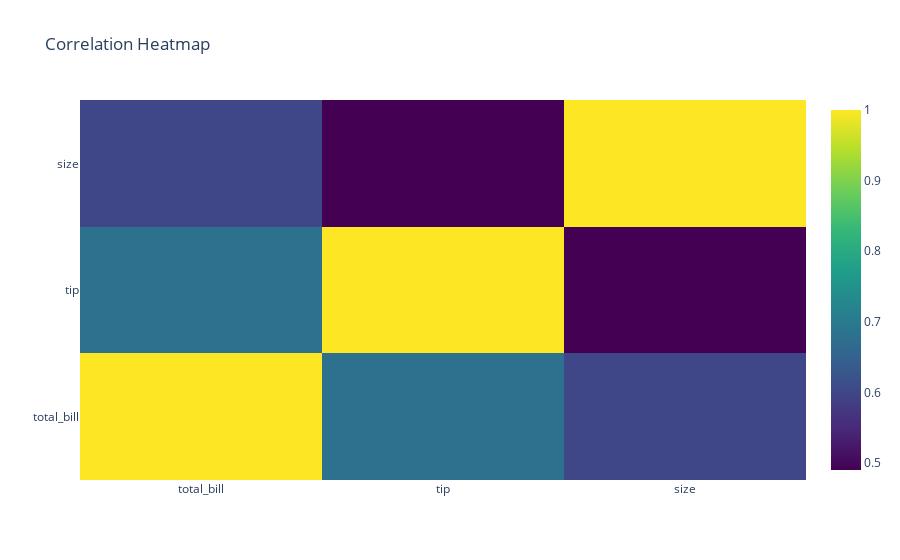

Write notebook code for a chart like this one.
### Code cell
# Correlation between numerical features
correlation = df.corr().round(2)  # Calculate correlation
fig4 = go.Figure(data=go.Heatmap(
    z=correlation.values,
    x=correlation.columns,
    y=correlation.columns,
    colorscale='viridis'))
fig4.update_layout(title="Correlation Heatmap")
fig4.show()

### Figure 1 — Plotly figure (JSON) as saved in the notebook; plotly's stock layout.template omitted (floating-point values rounded to 4 significant figures)
{"data": [{"colorscale": [[0, "#440154"], [0.1111, "#482878"], [0.2222, "#3e4989"], [0.3333, "#31688e"], [0.4444, "#26828e"], [0.5556, "#1f9e89"], [0.6667, "#35b779"], [0.7778, "#6ece58"], [0.8889, "#b5de2b"], [1, "#fde725"]], "type": "heatmap", "x": ["total_bill", "tip", "size"], "y": ["total_bill", "tip", "size"], "z": [[1, 0.68, 0.6], [0.68, 1, 0.49], [0.6, 0.49, 1]]}], "layout": {"title": {"text": "Correlation Heatmap"}}}
